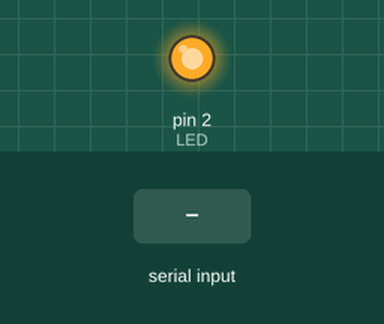
The sketch below on a simulated Arduino Uno, built with avr-gcc and run on an emulated ATmega328P. Parts: output pins drawn as LEDs (lit = HIGH). The test bench sets the inputs (shaded band).

Above: at 1.2 s.
1.3 s: "H" received over Serial
At 2.4 s:
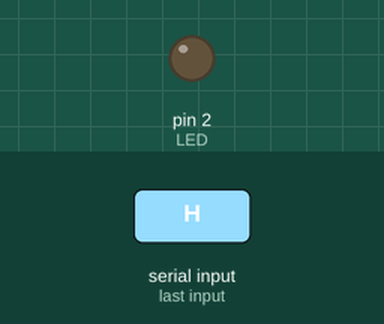
Timing chart, 0 to 4.3 s (numbered marks = the images above; inputs shaded):
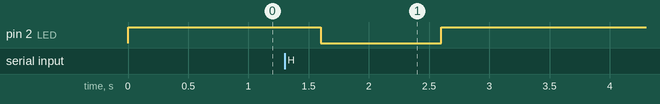

Measured:
- after the input at 1.3 s, pin 2 (LED): HIGH → LOW after 0.30 s, → HIGH 1.0 s later

The sketch:

ino-Interface.ino
```cpp
#define LED 2
int io;
// the inbuilt LED in Lema-NodeMCU is active cathode, i.e HIGH behaves as LOW and LOW behaves as HIGH
void setup()
{
  Serial.begin(9600);
  pinMode(LED, OUTPUT);
  digitalWrite(LED, HIGH);
}

void loop()
{
  io = Serial.read();
  delay(200);
  if (io == 'H')
  {
    digitalWrite(LED, LOW);
    delay(1000);
    digitalWrite(LED, HIGH);
  }
}
```
